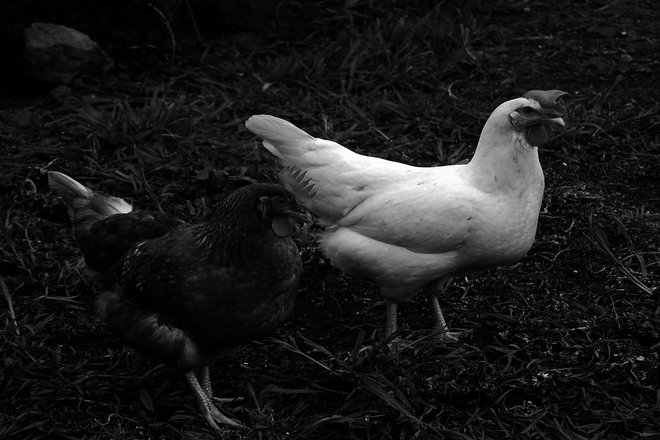
#> input picture 1024/chickens.png, 660 x 440 px
$ python 2.py
#> lines starting #> are read from the running program, lines starting #| are printed output that depends on the picture
import skimage.io as io
import skimage.exposure as ex
from matplotlib.pyplot import figure
import matplotlib.pyplot as plt
c = io.imread('chickens.png')
#> c is the input picture: shape (440, 660); min 0, max 255, mean 27.6
ch = ex.equalize_hist(c)
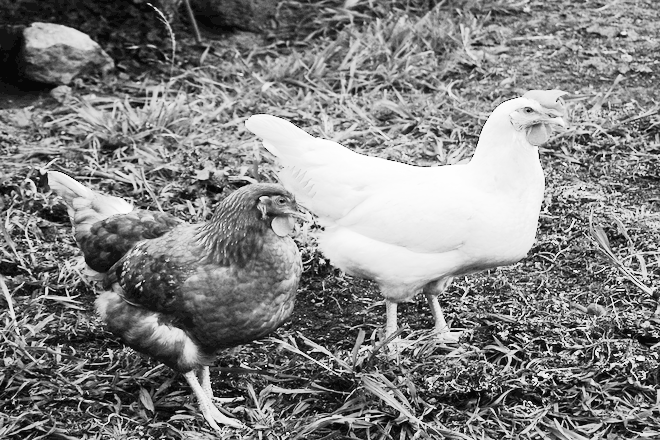
#> ch: shape (440, 660) float64; min 0.0302, max 1, mean 0.512
f = figure();f.show(plt.hist(ch.flatten(),bins=256))
#> after `f = figure()`:
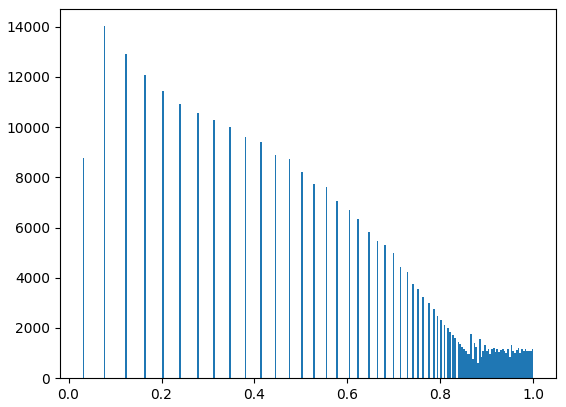
#> figure drawn by matplotlib, 1 panel; tallest bar 14018 high, from x = 0.0756 to 0.0794

$ run again, with 1024/sunset.png copied over 1024/chickens.png
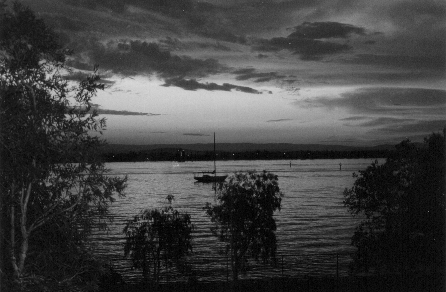
#> input picture 1024/sunset.png, 446 x 292 px
#> c is the input picture: shape (292, 446); min 0, max 217, mean 66
#> `ch = ex.equalize_hist(c)`:
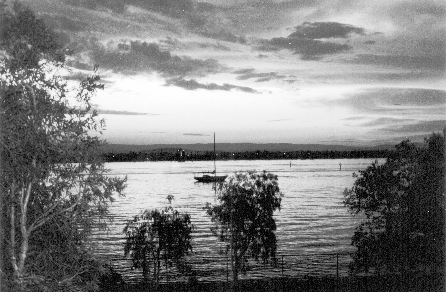
#> ch: shape (292, 446) float64; min 2.3e-05, max 1, mean 0.504
#> `f = figure()`:
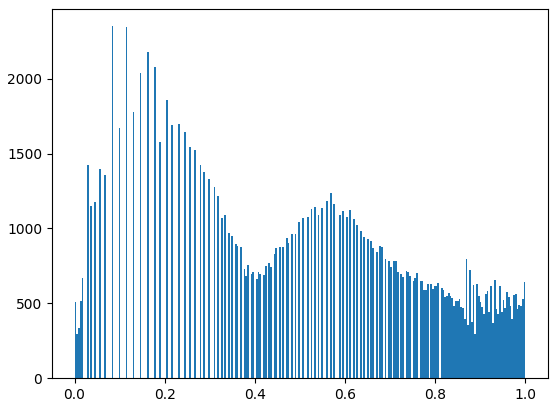
#> figure drawn by matplotlib, 1 panel; tallest bar 2351 high, from x = 0.0821 to 0.086
